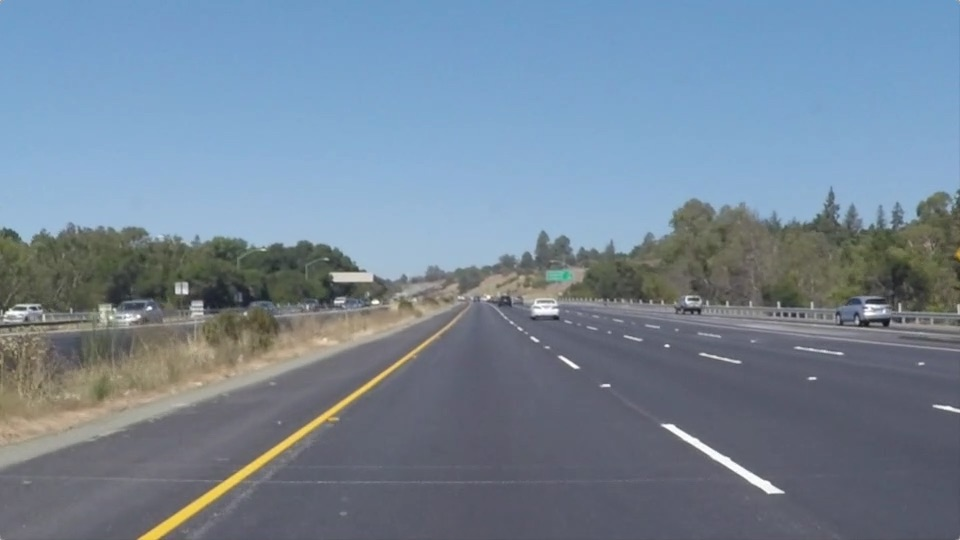
#> input picture solidYellowLeft.jpg, 960 x 540 px
$ python find_edges.py solidYellowLeft.jpg   (Python 2 division)
#> lines starting #> are read from the running program, lines starting #| are printed output that depends on the picture; after the words box and inside, x2 and y2 are one past the last pixel; in counts of white or black regions, pixels touching at a corner belong together; long printed decimals are rounded
### guiutils.py
import cv2


class EdgeFinder:
    def __init__(self, image, filter_size=1, threshold1=0, threshold2=0):
        self.image = image
        self._filter_size = filter_size
        self._threshold1 = threshold1
        self._threshold2 = threshold2

        def onchangeThreshold1(pos):
            self._threshold1 = pos
            self._render()

        def onchangeThreshold2(pos):
            self._threshold2 = pos
            self._render()

        # [4 lines left out: function onchangeFilterSize, not called in this run]

        cv2.namedWindow('edges')

        cv2.createTrackbar('threshold1', 'edges', self._threshold1, 255, onchangeThreshold1)
        cv2.createTrackbar('threshold2', 'edges', self._threshold2, 255, onchangeThreshold2)
        cv2.createTrackbar('filter_size', 'edges', self._filter_size, 20, onchangeFilterSize)

        self._render()

        print "Adjust the parameters as desired.  Hit any key to close."

        cv2.waitKey(0)

        cv2.destroyWindow('edges')
        cv2.destroyWindow('smoothed')

    def threshold1(self):
        return self._threshold1

    def threshold2(self):
        return self._threshold2

    def filterSize(self):
        return self._filter_size

    def edgeImage(self):
        return self._edge_img

    def smoothedImage(self):
        return self._smoothed_img

    def _render(self):
        self._smoothed_img = cv2.GaussianBlur(self.image, (self._filter_size, self._filter_size), sigmaX=0, sigmaY=0)
        self._edge_img = cv2.Canny(self._smoothed_img, self._threshold1, self._threshold2)
        cv2.imshow('smoothed', self._smoothed_img)
        cv2.imshow('edges', self._edge_img)

### find_edges.py
"""
How to run:
python find_edges.py <image path>
"""

import argparse
import cv2
import os

from guiutils import EdgeFinder


def main():
    parser = argparse.ArgumentParser(description='Visualizes the line for hough transform.')
    parser.add_argument('filename')

    args = parser.parse_args()

    img = cv2.imread(args.filename, cv2.IMREAD_GRAYSCALE)
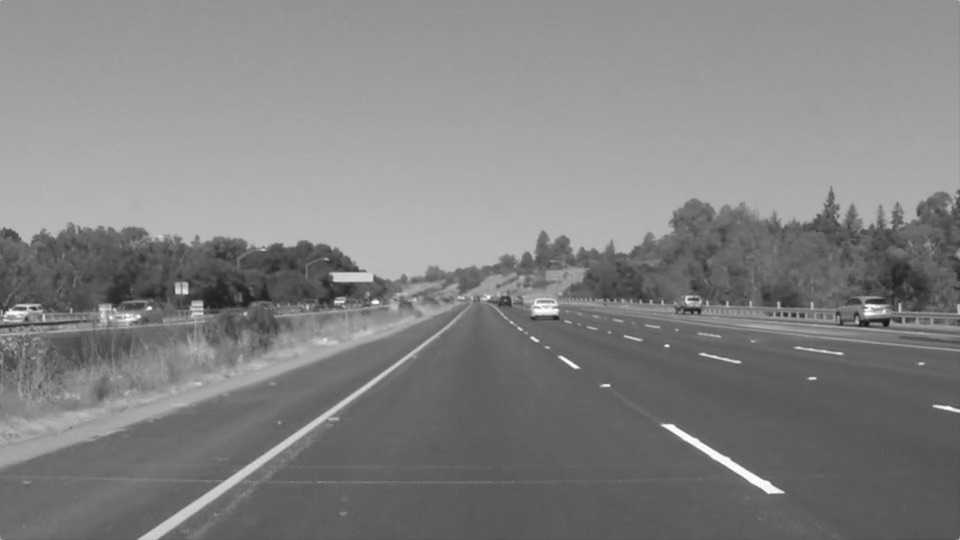
#> img: shape (540, 960); min 19, max 255, mean 130.4

    cv2.imshow('input', img)

    edge_finder = EdgeFinder(img, filter_size=13, threshold1=28, threshold2=115)
#> in _render, `self._edge_img = cv2.Canny(self._smoothed_img, self._threshold1, self...`:
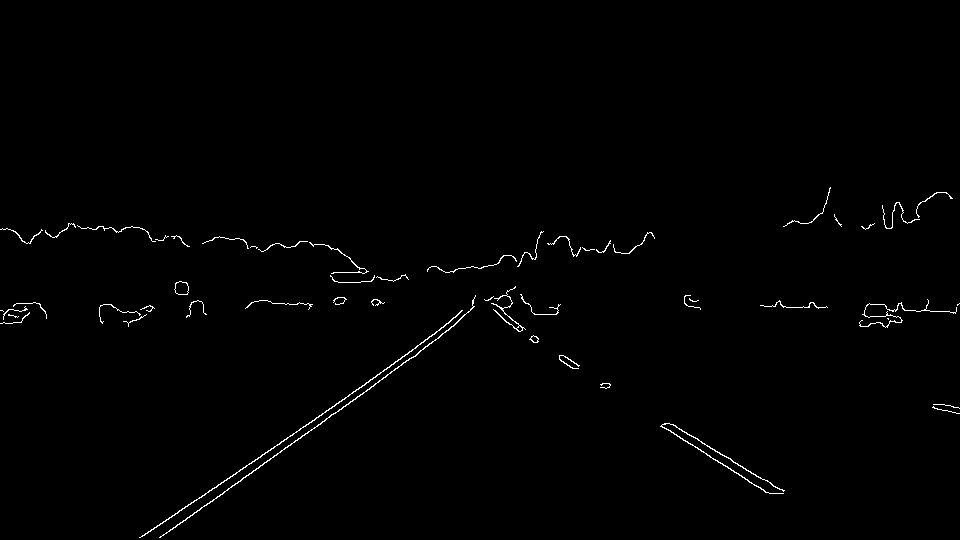
#> self._edge_img: shape (540, 960); 0.79% white in thin lines or dots, all inside (x1, y1, x2, y2) = (0, 187, 960, 538)

    print "Edge parameters:"
    print "GaussianBlur Filter Size: %f" % edge_finder.filterSize()
#| GaussianBlur Filter Size: 13.000
    print "Threshold1: %f" % edge_finder.threshold1()
#| Threshold1: 28.000
    print "Threshold2: %f" % edge_finder.threshold2()
#| Threshold2: 115.000

    (head, tail) = os.path.split(args.filename)

    (root, ext) = os.path.splitext(tail)

    smoothed_filename = os.path.join("output_images", root + "-smoothed" + ext)
    edge_filename = os.path.join("output_images", root + "-edges" + ext)

    cv2.imwrite(smoothed_filename, edge_finder.smoothedImage())
    cv2.imwrite(edge_filename, edge_finder.edgeImage())

    cv2.destroyAllWindows()


if __name__ == '__main__':
    main()
